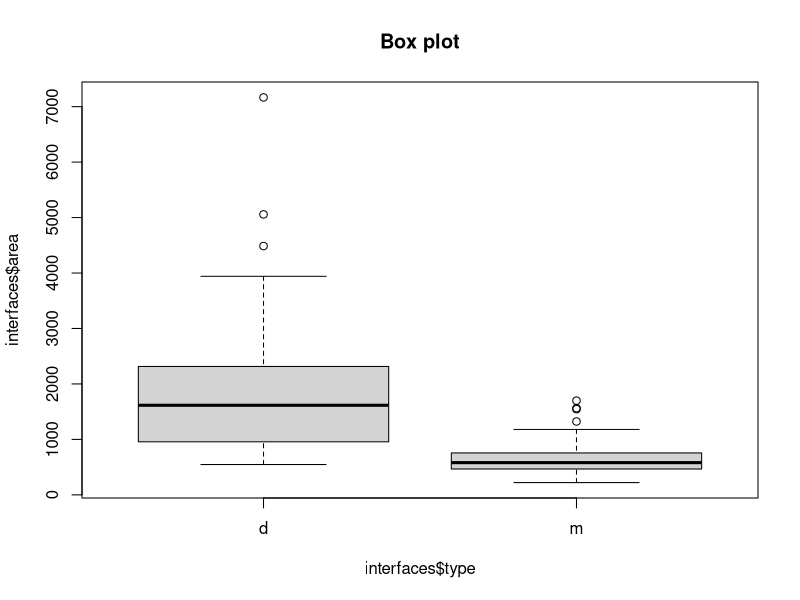

The R script that drew this image:

# Read in the data frame from the file study.txt
data.df <- read.table (file="study.txt", header=TRUE)

# 2.1: Using data.df, print the data (age, BMI and bp) about female patients only? 

data.df[data.df$"gender"=="female",]

# Print the data only for patients older than 43. 
data.df[data.df$"age">43,]

# Command tapply to calculate the average BMI for male and female separately.
tapply(data.df$BMI,data.df$gender, mean)


# 2.2: Using our.study list: 

our.study <- list(data=data.df, researchers=c("Lia", "Zoe", "Luca"))
d <- our.study$data

# print only the BMI
d$BMI
# or
our.study$data[ ,2]

# get the name of the first researcher in the study
g <- our.study$researchers
g[1:1]


# 2.3: Reproduce the summary by calling appropriate functions individually (min, median, etc.) 

# Upload and read in the file ‘hannes_results_sorted.dat’
interfaces <- read.table("hannes_results_sorted.dat")
# Add the column headers
names(interfaces) <- c("PDBcode","type","X1","area","X2")
# Store the dimers in dimers_area and monomersin monomers_area
dimers_area <- interfaces$area[interfaces$type == "d"]
monomers_area <- interfaces$area[interfaces$type == "m"]

summary(dimers_area)

min(dimers_area)

quantile(dimers_area,0.75)

quantile(dimers_area,0.25)

median(dimers_area)

mean(dimers_area)

max(dimers_area)

IQR <- summary(dimers_area)[5] - summary(dimers_area)[2]

sd(dimers_area)

mean(monomers_area)

max(monomers_area)

min(monomers_area)

median(monomers_area)

quantile(monomers_area,0.25)

quantile(monomers_area,0.75)

# Extract interquartile range from summary and compare result to IQR function
s <- summary (monomers_area) ## Store the results of summary() in the variable 's'

s[2] ## Extract the first quartile or second element stored in the variable 's'

s[5] ## Extract the third quartile or fifth element stored in the variable s

iqr_monomers <- s[5] - s[2] # Calculate the difference between third and first quartile and store in the variable iqr_monomers

(IQR(monomers_area)) ## IQR function to know the interquartile range

## The result of iqr_monomers is the same than IQR function, because the interquartile range is the difference between the third and first quartile.
# I do the same for the dimers_area dataset:
s_d <- summary(dimers_area)

iqr_dimers <- s_d[5] - s_d[2]

(IQR(dimers_area))
# The result of iqr_dimers is the same than IQR function as expected


# Compare to the standard deviation of the dimers

(IQR(dimers_area))

sd(dimers_area)

# Both measures, IQR and sd, indicate amount of variability. IQR consider the variability within 50% of the dataset and 
# standard deviation consider every single value. In skewed distributions is not possible to calculate standard deviation 
# from IQR, because there are more outliers or extreme values and standard deviation take into account variation in all
# values. With a normal distribution, not skewed, is possible to calculate the standard deviation from the IQR. In this case, it is skewed.


# 2.4 Create a boxplot of dimers and monomers in one graph using '~' to put them in the same scale

boxplot(interfaces$area ~ interfaces$type, main="Box plot")









## 
